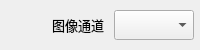
        <widget class="QWidget" name="widget44" native="true">
         <property name="minimumSize">
          <size>
           <width>0</width>
           <height>30</height>
          </size>
         </property>
         <property name="maximumSize">
          <size>
           <width>16777215</width>
           <height>50</height>
          </size>
         </property>
         <layout class="QHBoxLayout" name="horizontalLayout_5">
          <property name="spacing">
           <number>0</number>
          </property>
          <property name="leftMargin">
           <number>6</number>
          </property>
          <property name="topMargin">
           <number>0</number>
          </property>
          <property name="rightMargin">
           <number>6</number>
          </property>
          <property name="bottomMargin">
           <number>0</number>
          </property>
          <item>
           <spacer name="horizontalSpacer_4">
            <property name="orientation">
             <enum>Qt::Horizontal</enum>
            </property>
            <property name="sizeHint" stdset="0">
             <size>
              <width>40</width>
              <height>20</height>
             </size>
            </property>
           </spacer>
          </item>
          <item>
           <widget class="QWidget" name="widget_Img" native="true">
            <layout class="QHBoxLayout" name="LayOut_Img_2">
             <property name="leftMargin">
              <number>0</number>
             </property>
             <property name="topMargin">
              <number>0</number>
             </property>
             <property name="rightMargin">
              <number>0</number>
             </property>
             <property name="bottomMargin">
              <number>0</number>
             </property>
             <item>
              <widget class="QLabel" name="label_8">
               <property name="minimumSize">
                <size>
                 <width>60</width>
                 <height>0</height>
                </size>
               </property>
               <property name="font">
                <font>
                 <family>微软雅黑</family>
                 <pointsize>10</pointsize>
                </font>
               </property>
               <property name="text">
                <string>图像通道</string>
               </property>
               <property name="alignment">
                <set>Qt::AlignCenter</set>
               </property>
              </widget>
             </item>
             <item>
              <widget class="QComboBox" name="cbx_Camerachannal">
               <property name="minimumSize">
                <size>
                 <width>80</width>
                 <height>30</height>
                </size>
               </property>
               <property name="font">
                <font>
                 <family>微软雅黑</family>
                 <pointsize>10</pointsize>
                </font>
               </property>
              </widget>
             </item>
            </layout>
           </widget>
          </item>
         </layout>
        </widget>
